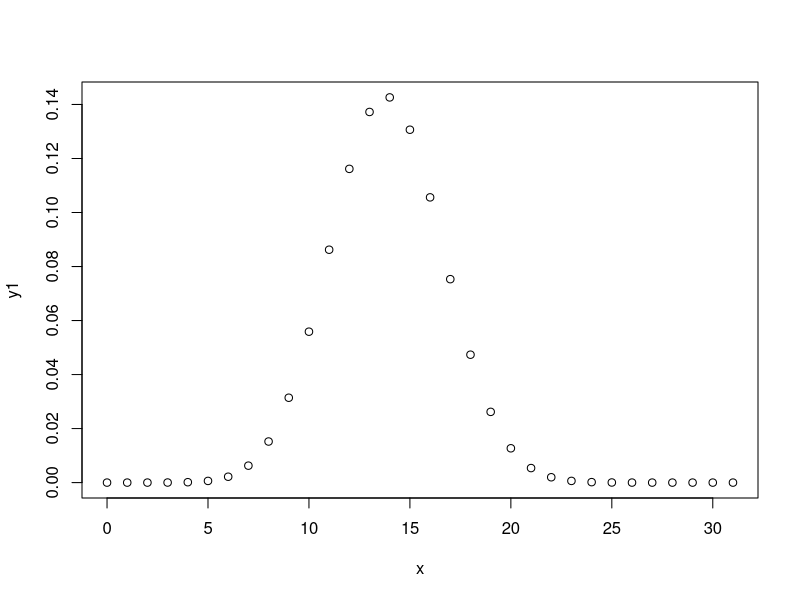
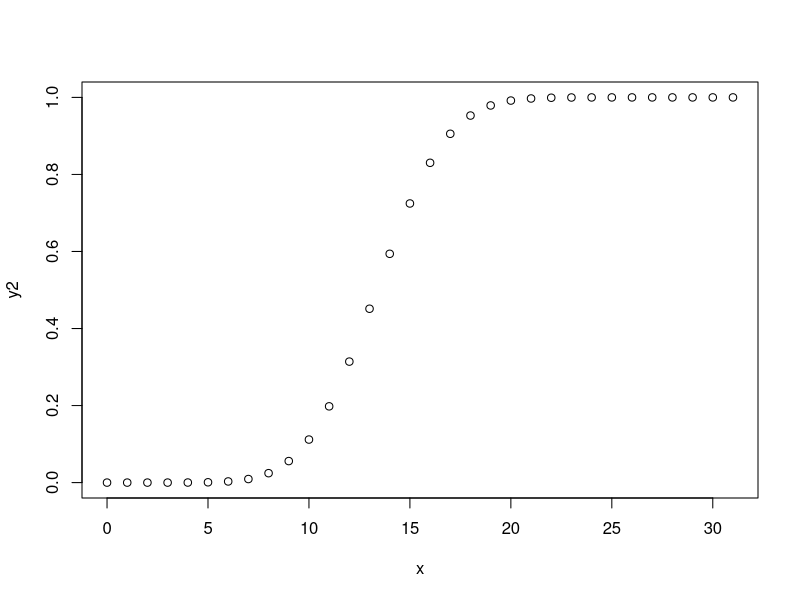

These figures' R source, in order:
#q1
p1<-pbinom(9,12,1/6)
p2<-pbinom(6,12,1/6)
dbinom(7,12,1/6)+dbinom(8,12,1/6)+dbinom(9,12,1/6)
p1-p2

#q2
ans<-pnorm(84,72,15.2,lower.tail=FALSE)
ans*100

#q3
dpois(0,5)
p1=ppois(47,50)
p2=ppois(50,50)
dpois(48,50)+dpois(49,50)+dpois(50,50)
p2-p1


#q4
dhyper(3,17,250-17,5)

#q5
#(a) binomial distribution
x = 0:31
n = 31
y1 = dbinom(x, 31, 0.447)
plot(x, y1)
y2 = pbinom(x, 31, 0.447)
plot(x, y2)

n * 0.447 # mean
var = n * 0.447 * (1 - 0.447) # variance
var
sqrt(var) # standard deviation
